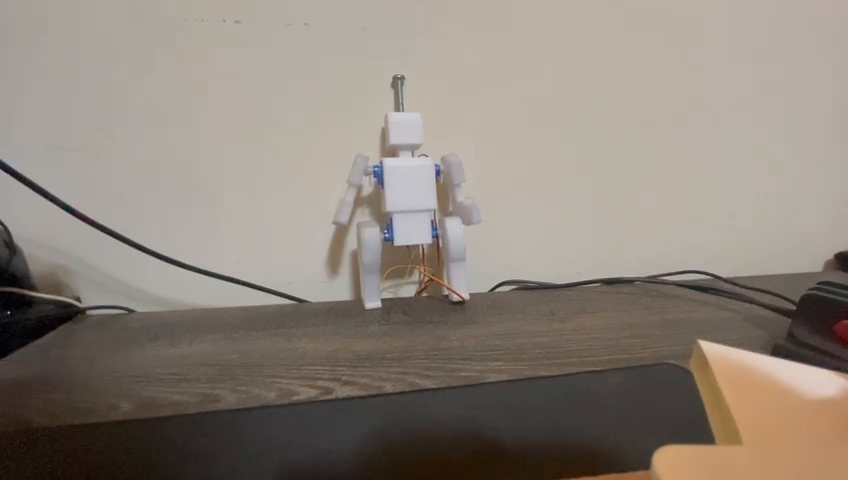
#> input picture frame 38 of boneco3.mp4, 848 x 480 px
$ python invasion.py
#> lines starting #> are read from the running program, lines starting #| are printed output that depends on the picture; after the words box and inside, x2 and y2 are one past the last pixel; in counts of white or black regions, pixels touching at a corner belong together
import cv2

# Path to the video file
video_path = 'boneco3.mp4'  # Change this to your video file path

# Open the video
cap = cv2.VideoCapture(video_path)

if not cap.isOpened():
    print("Error: Could not open video.")
    exit()

# Define crop region
delta_sides = 200
delta_top = 60
ret, frame = cap.read()
#> frame is the input picture: shape (480, 848, 3); mean B, G, R 122.4, 132.1, 141.5
ret, frame = cap.read()
reference_frame = frame.copy()
frame_height, frame_width = frame.shape[:2]
#> frame_height = 480; frame_width = 848
reference_gray = cv2.cvtColor(reference_frame, cv2.COLOR_BGR2GRAY)
reference_blurred = cv2.GaussianBlur(reference_gray, (11, 11), 0)
reference_edges = cv2.Canny(reference_gray, 80, 150)
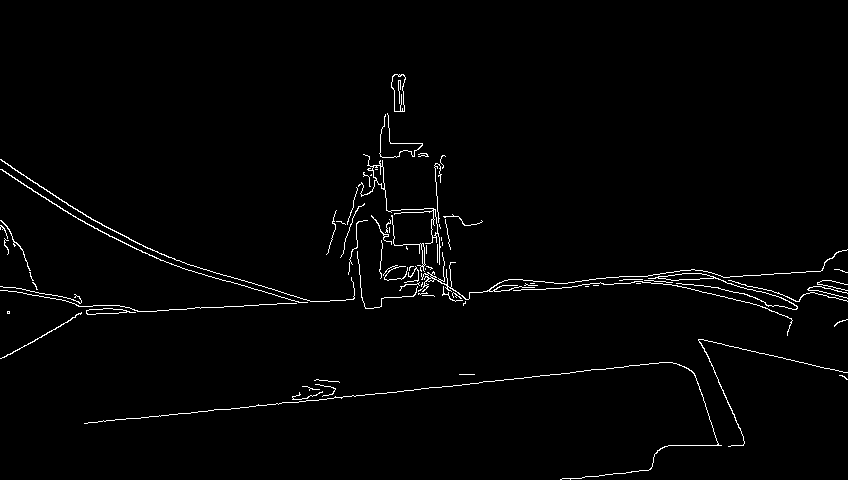
#> reference_edges: shape (480, 848); 1.7% white in thin lines or dots, all inside (x1, y1, x2, y2) = (0, 74, 848, 480)
kernel = cv2.getStructuringElement(cv2.MORPH_RECT, (31, 31))
reference_edges = cv2.dilate(reference_edges, kernel, iterations=1)
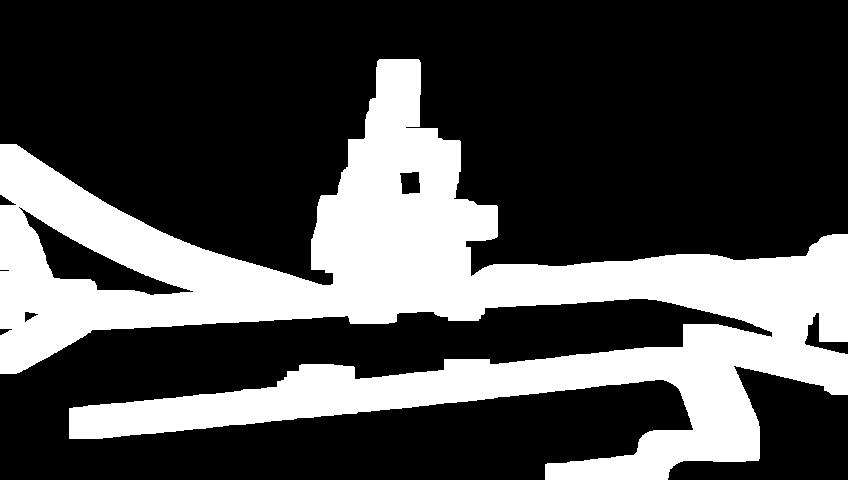
#> reference_edges: shape (480, 848); 30% white; 1 white region, box (x1, y1, x2, y2) and area: (0, 59, 848, 480) 122150
reference_border_left = reference_edges[delta_top:frame_height, 0:delta_sides]
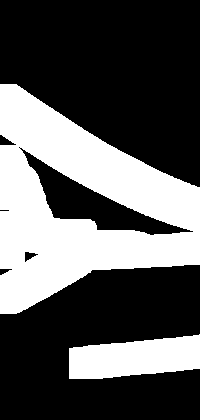
#> reference_border_left: shape (420, 200); 34.7% white; 2 white regions, box (x1, y1, x2, y2) and area: (0, 84, 200, 314) 24733, (69, 334, 200, 379) 4415
reference_border_right = reference_edges[delta_top:frame_height, frame_width - delta_sides:frame_width]
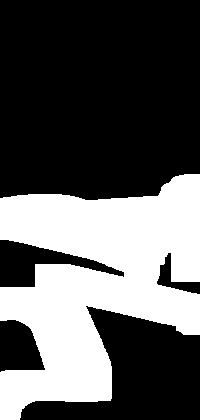
#> reference_border_right: shape (420, 200); 35.5% white; 1 white region, box (x1, y1, x2, y2) and area: (0, 174, 200, 420) 29803
reference_border_top = reference_edges[0:delta_top, 0:frame_width]
#> reference_border_top: shape (60, 848); 0.08% white in thin lines or dots, all inside (x1, y1, x2, y2) = (379, 59, 419, 60)
reference_cropped = reference_frame[delta_top:frame_height, delta_sides:frame_width - delta_sides]
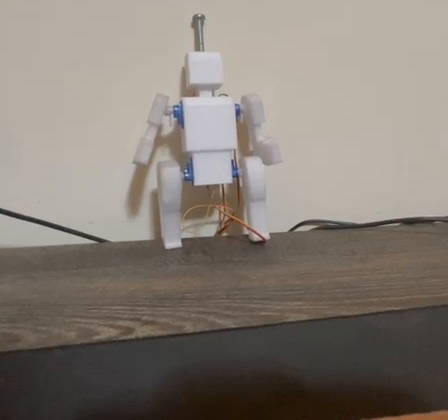
#> reference_cropped: shape (420, 448, 3); mean B, G, R 118.1, 126.5, 134.4


ok_frames = 0
bad_frames = 0
invasion_on = False
limit = 3000
red =reference_cropped.copy()
red[:, :] = (0, 0, 255)
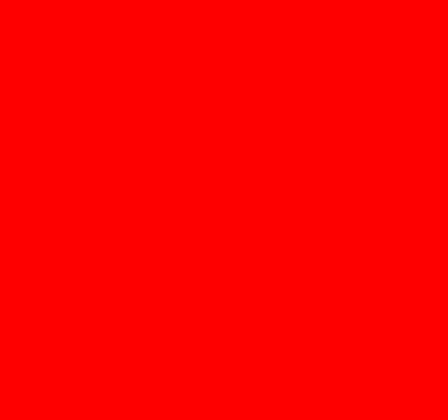
#> red: shape (420, 448, 3); mean B, G, R 0, 0, 255
cv2.imshow('Canny Edges', reference_edges)
cv2.imshow('frame', reference_cropped)
cv2.imshow('original', frame)
cv2.waitKey(0)
while True:
    ret, frame = cap.read()
    if not ret:
        break
    frame_height, frame_width = frame.shape[:2]
    gray = cv2.cvtColor(frame, cv2.COLOR_BGR2GRAY)
    edges = cv2.Canny(gray, 150, 200)
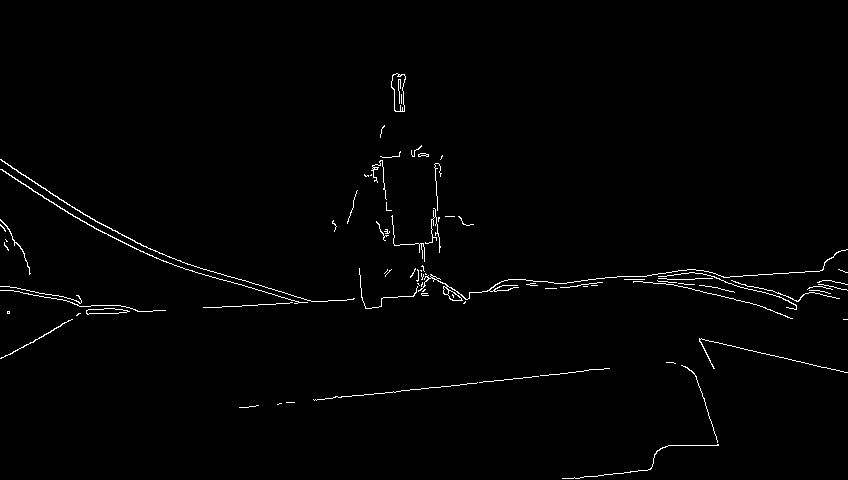
#> edges: shape (480, 848); 1.2% white in thin lines or dots, all inside (x1, y1, x2, y2) = (0, 73, 848, 479)
    diff = cv2.bitwise_and(edges, cv2.bitwise_not(reference_edges))
#> diff: shape (480, 848); every value is 0

    border_left = diff[delta_top:frame_height, 0:delta_sides]
#> border_left: shape (420, 200); every value is 0
    border_right = diff[delta_top:frame_height, frame_width - delta_sides:frame_width]
    border_top = diff[0:delta_top, 0:frame_width]
#> border_top: shape (60, 848); every value is 0

    sum = border_left.sum()
#> sum = 0
    sum += border_right.sum()
    sum += border_top.sum()
    print("Sum: ", sum)
#| Sum:  0
    if sum > limit:
        ok_frames = 0
        bad_frames += 1
        if bad_frames > 3 and not invasion_on:
            print("Invasion detected!")
            invasion_on = True
    else:
        ok_frames += 1
        bad_frames = 0
        if ok_frames > 3:
            if invasion_on:
                print("Invasion ended.")
                invasion_on = False
    cropped = frame[delta_top:frame_height, delta_sides:frame_width - delta_sides]

    # Display the result
    cv2.imshow('Canny Edges', diff)
    cv2.imshow('frame', red if invasion_on else cropped)
    cv2.imshow('original', frame)
    if(ok_frames):
        ok_frames = ok_frames
        ##reference_edges = cv2.dilate(edges, kernel, iterations=1)
    if cv2.waitKey(100) & 0xFF == ord('q'):
#> (key q is pressed here)
        break

cap.release()
cv2.destroyAllWindows()

$ run again, starting later in the video
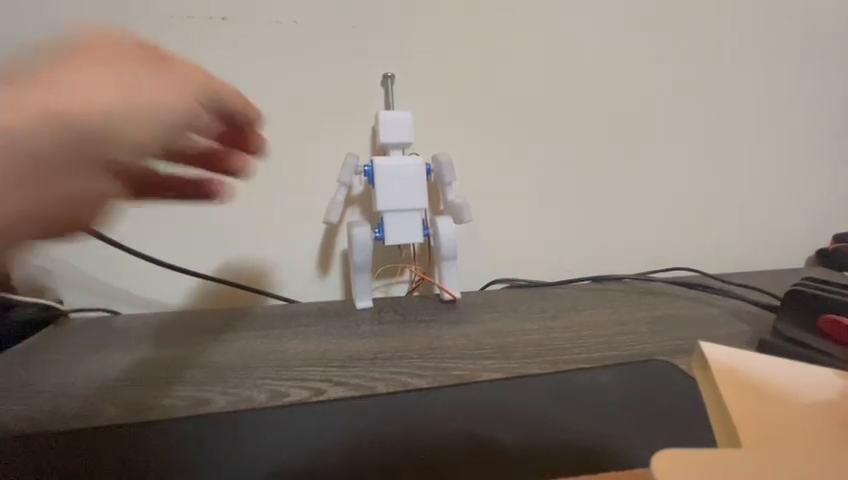
#> input picture frame 171 of boneco3.mp4, 848 x 480 px
#> frame is the input picture: shape (480, 848, 3); mean B, G, R 116.3, 126.7, 139.2
#> `reference_edges = cv2.Canny(reference_gray, 80, 150)`:
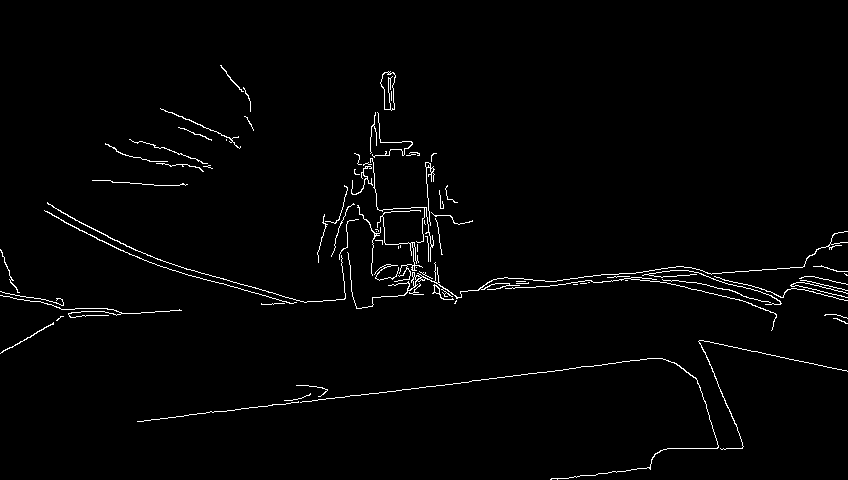
#> reference_edges: shape (480, 848); 1.7% white in thin lines or dots, all inside (x1, y1, x2, y2) = (0, 65, 848, 480)
#> reference_border_left: shape (420, 200); 38.5% white; 2 white regions, box (x1, y1, x2, y2) and area: (0, 33, 200, 309) 29705, (122, 336, 200, 377) 2656
#> reference_border_right: shape (420, 200); 36.6% white; 1 white region, box (x1, y1, x2, y2) and area: (0, 156, 200, 420) 30759
#> reference_border_top: shape (60, 848); 1% white; 2 white regions, box (x1, y1, x2, y2) and area: (205, 50, 243, 60) 351, (367, 56, 410, 60) 158
#> edges: shape (480, 848); 1.2% white in thin lines or dots, all inside (x1, y1, x2, y2) = (0, 71, 848, 479)
#> diff: shape (480, 848); 0.04% white in thin lines or dots, all inside (x1, y1, x2, y2) = (0, 118, 126, 201)
#> border_left: shape (420, 200); 0.17% white in thin lines or dots, all inside (x1, y1, x2, y2) = (0, 58, 126, 141)
#> border_right: shape (420, 200); every value is 0
#> border_top: shape (60, 848); every value is 0
#> sum = 36465
#| Sum:  36465
#> `cropped = frame[delta_top:frame_height, delta_sides:frame_width - delt..`:
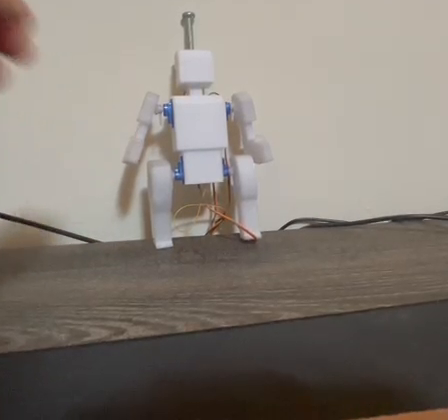
#> cropped: shape (420, 448, 3); mean B, G, R 118.5, 126.5, 134.4

$ run again, starting later in the video
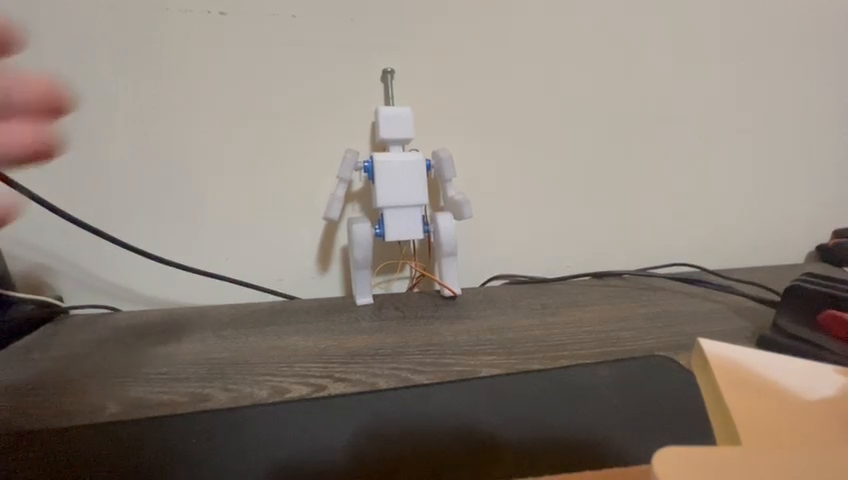
#> input picture frame 305 of boneco3.mp4, 848 x 480 px
#> frame is the input picture: shape (480, 848, 3); mean B, G, R 120.1, 129.9, 140.2
#> reference_border_left: shape (420, 200); 36.2% white; 4 white regions, box (x1, y1, x2, y2) and area: (0, 122, 200, 306) 20854, (50, 334, 200, 384) 5170, (66, 17, 124, 100) 3800, (0, 96, 19, 128) 608
#> reference_border_right: shape (420, 200); 37.9% white; 1 white region, box (x1, y1, x2, y2) and area: (0, 153, 200, 420) 31803
#> reference_border_top: shape (60, 848); 6.6% white; 3 white regions, box (x1, y1, x2, y2) and area: (6, 20, 66, 57) 2095, (193, 0, 226, 30) 989, (367, 53, 411, 60) 298
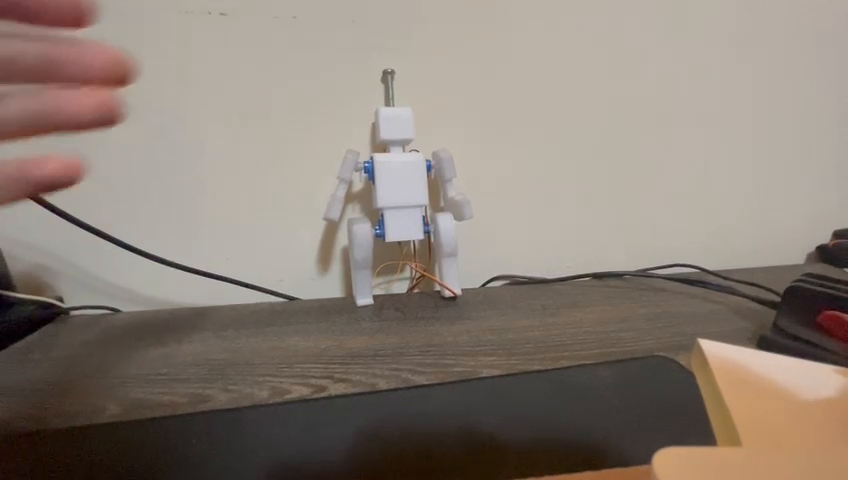
#> input picture frame 307 of boneco3.mp4, 848 x 480 px
#> frame is the input picture: shape (480, 848, 3); mean B, G, R 118.6, 128.2, 139.5
#> `edges = cv2.Canny(gray, 150, 200)`:
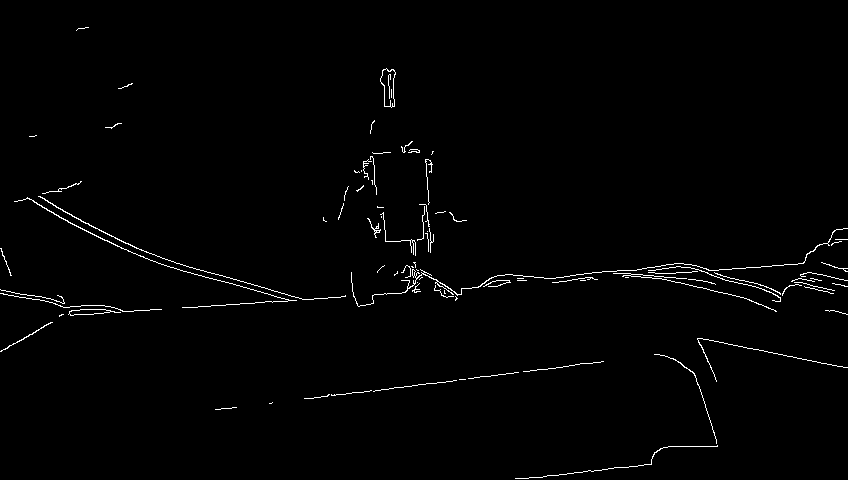
#> edges: shape (480, 848); 1.2% white in thin lines or dots
#> diff: shape (480, 848); 0.02% white in thin lines or dots, all inside (x1, y1, x2, y2) = (29, 27, 133, 187)
#> border_left: shape (420, 200); 0.06% white in thin lines or dots, all inside (x1, y1, x2, y2) = (29, 23, 133, 127)
#> border_right: shape (420, 200); every value is 0
#> border_top: shape (60, 848); 0.03% white in thin lines or dots, all inside (x1, y1, x2, y2) = (76, 27, 89, 31)
#> `sum = border_left.sum()`: sum = 12495
#> `sum += border_top.sum()`: sum = 15810
#| Sum:  15810
